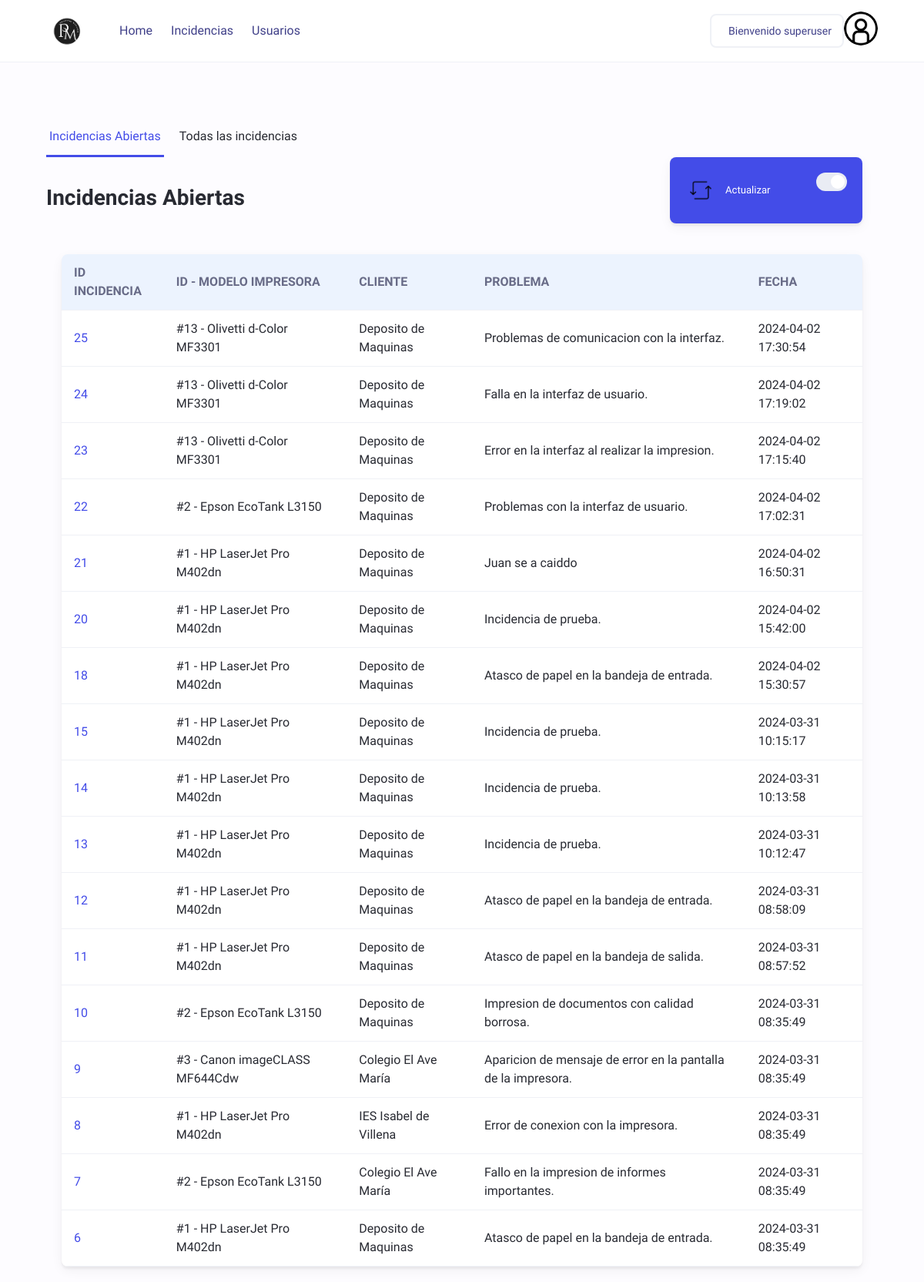
/web_proyecto/php/admin/IncidenciasAbiertas.php (signed in), run on the app's committed database.
### tables this page shows
CREATE TABLE `Incidencias` (
  `id_incidencia` int(11) NOT NULL AUTO_INCREMENT,
  `id_impresora` int(11) DEFAULT NULL,
  `id_cliente` int(11) DEFAULT NULL,
  `id_usuario` int(11) DEFAULT NULL,
  `descripcion` text DEFAULT NULL,
  `f_creacion` timestamp NOT NULL DEFAULT current_timestamp(),
  `estado` tinyint(1) DEFAULT 0,
  `contacto` varchar(100) DEFAULT NULL,
  `impreso` tinyint(1) DEFAULT 0,
  PRIMARY KEY (`id_incidencia`),
  KEY `id_impresora` (`id_impresora`),
  KEY `id_cliente` (`id_cliente`),
  KEY `id_usuario` (`id_usuario`),
  CONSTRAINT `Incidencias_ibfk_1` FOREIGN KEY (`id_impresora`) REFERENCES `Impresoras` (`id_impresora`),
  CONSTRAINT `Incidencias_ibfk_2` FOREIGN KEY (`id_cliente`) REFERENCES `Clientes` (`id_cliente`),
  CONSTRAINT `Incidencias_ibfk_3` FOREIGN KEY (`id_usuario`) REFERENCES `Usuarios` (`id_usuario`)
);

CREATE TABLE `Impresoras` (
  `id_impresora` int(11) NOT NULL AUTO_INCREMENT,
  `id_cliente` int(11) DEFAULT 1,
  `modelo` varchar(100) DEFAULT NULL,
  `numero_serie` varchar(50) DEFAULT NULL,
  `f_creacion` datetime DEFAULT current_timestamp(),
  `ubicacion` varchar(255) DEFAULT NULL,
  `ult_mant` date DEFAULT NULL,
  `p_color` int(11) DEFAULT 0,
  `p_bn` int(11) DEFAULT 0,
  `color` tinyint(1) DEFAULT NULL,
  `observaciones` varchar(255) DEFAULT NULL,
  PRIMARY KEY (`id_impresora`),
  KEY `id_cliente` (`id_cliente`),
  CONSTRAINT `Impresoras_ibfk_1` FOREIGN KEY (`id_cliente`) REFERENCES `Clientes` (`id_cliente`)
);

CREATE TABLE `Clientes` (
  `id_cliente` int(11) NOT NULL AUTO_INCREMENT,
  `nombre` varchar(100) NOT NULL,
  `poblacion` varchar(100) DEFAULT NULL,
  `direccion` varchar(255) DEFAULT NULL,
  `telefono` varchar(20) DEFAULT NULL,
  `email` varchar(100) DEFAULT NULL,
  `f_registro` datetime DEFAULT current_timestamp(),
  `comentarios` text DEFAULT NULL,
  PRIMARY KEY (`id_cliente`),
  UNIQUE KEY `nombre` (`nombre`)
);

### web_proyecto/php/admin/IncidenciasAbiertas.php (the view, shortened to what this page needs)
<!DOCTYPE html>
<html lang="es">
<head>
    <link rel="stylesheet" href="styles.css">
</head>
<body>
    <header class="header">
        <div class="header-content responsive-wrapper">
            <div class="header-logo">
                <a href="#">
                    <div>
                        <img src="../img/Logo.png" class="logo-img" />
                    </div>
                </a>
            </div>
            <div class="header-navigation">
                <nav class="header-navigation-links">
                    <a href="index.php"> Home </a>
                    <a href="IncidenciasAbiertas.php"> Incidencias </a>
                    <?php
                    if ($_SESSION['idRol'] != 3) {
                        echo '<a href="Usuarios.php"> Usuarios </a>';
                    }
                    ?>
                </nav>
                <div class="header-navigation-actions">
                    <a class="button">
                        <p>Bienvenido <?php echo $_SESSION['nombreUsuario'] ?></p>
                    </a>
                    <div class="dropdown">
                        <a href="#" class="avatar">
                            <img src="../img/IconoInicioSesion.png" alt="" />
                        </a>
                    </div>
                </div>
            </div>
        </div>
    </header>
    <main class="main">
        <div class="responsive-wrapper">
            <div class="horizontal-tabs">
                <a href="IncidenciasAbiertas.php" class="active">Incidencias Abiertas</a>
                <a href="Incidencias.php">Todas las incidencias</a>
            </div>
        </div>
        <div class="responsive-wrapper">
            <div class="main-header">
                <h1>Incidencias Abiertas</h1>
                <article class="card derecha">
                    <div class="card-header">
                        <div>
                            <span><img src="../img/actualizar.png" /></span>
                            <h3>Actualizar</h3>
                        </div>
                        <label class="toggle">
                            <span></span>
                        </label>
                    </div>
                </article>
            </div>
            <div class="container">
                <table>
                    <thead>
                        <tr>
                            <th>Id incidencia</th>
                            <th>id - modelo Impresora</th>
                            <th>Cliente</th>
                            <th>Problema</th>
                            <th>Fecha</th>
                        </tr>
                    </thead>
                    <tbody>
                        <?php
                        require_once ('../config/config_bd.php');
                        $InicidenciasAbiertas = "SELECT Incidencias.id_incidencia, Incidencias.id_impresora, Impresoras.modelo, Clientes.nombre, Incidencias.descripcion, Incidencias.f_creacion, Incidencias.contacto
                            FROM Incidencias
                            JOIN Clientes ON Incidencias.id_cliente = Clientes.id_cliente
                            JOIN Impresoras ON Incidencias.id_impresora = Impresoras.id_impresora
                            WHERE Incidencias.estado = 0
                            ORDER BY Incidencias.id_incidencia DESC";
                        $rs = $conn->query($InicidenciasAbiertas);
                        foreach ($rs as $row) {
                            echo "<tr>";
                            echo "<td><a class='link-detalles' href='IncidenciaDetallada.php?id=" . $row["id_incidencia"] . "' target='_blank'>" . $row["id_incidencia"] . "</a></td>";
                            echo "<td>#" . $row["id_impresora"] . " - " . $row["modelo"] . "</td>";
                            echo "<td>" . $row["nombre"] . "</td>";
                            echo "<td>" . $row["descripcion"] . "</td>";
                            echo "<td>" . $row["f_creacion"] . "</td>";
                            echo "</tr>";
                        }
                        ?>
                    </tbody>
                </table>
            </div>
        </div>
    </main>
</body>
</html>

### web_proyecto/php/admin/styles.css (style rules this page uses)
:root { --c-text-primary: #282a32; --c-text-secondary: #686b87; --c-text-action: #404089; --c-accent-primary: #434ce8; --c-border-primary: #eff1f6; --c-background-primary: #ffffff; --c-background-secondary: #fdfcff; --c-background-tertiary: #ecf3fe; --c-background-quaternary: #e9ecf4; }
body { line-height: 1.5; min-height: 100vh; font-family: "Be Vietnam Pro", sans-serif; background-color: var(--c-background-secondary); color: var(--c-text-primary); }
img { display: block; max-width: 100%; }
.responsive-wrapper { width: 90%; max-width: 1280px; margin-left: auto; margin-right: auto; }
.header { display: flex; align-items: center; height: 80px; border-bottom: 1px solid var(--c-border-primary); background-color: var(--c-background-primary); }
.avatar { display: inline-flex; align-items: center; justify-content: center; width: 44px; height: 44px; border-radius: 50%; overflow: hidden; }
.main { padding-top: 3rem; }
.card { background-color: var(--c-background-primary); box-shadow: 0 3px 3px 0 rgba(#000, 0.05), 0 5px 15px 0 rgba(#000, 0.05); border-radius: 8px; overflow: hidden; display: flex; flex-direction: column; }
body { font-family: "Be Vietnam Pro", sans-serif; color: var(--c-text-primary); background-color: var(--c-background-secondary); margin: 0; padding: 0; }
.container { max-width: 100%; margin: 0 auto; padding: 20px; }
table { width: 100%; border-collapse: collapse; border-radius: 8px; overflow: hidden; box-shadow: 0 3px 3px 0 rgba(0, 0, 0, 0.05), 0 5px 15px 0 rgba(0, 0, 0, 0.05); background-color: var(--c-background-primary); }
th, td { padding: 12px 16px; text-align: left; border-bottom: 1px solid var(--c-border-primary); }
th { background-color: var(--c-background-tertiary); color: var(--c-text-secondary); font-weight: 600; text-transform: uppercase; }
.link-detalles { color: var(--c-accent-primary); text-decoration: none; transition: color 0.3s ease; }
.logo-img { width: 55px; height: auto; }
.dropdown { position: relative; display: inline-block; }
label { display: block; margin-bottom: 5px; }
.card { background-color: var(--c-background-primary); border-radius: 8px; box-shadow: 0 3px 3px 0 rgba(0, 0, 0, 0.05), 0 5px 15px 0 rgba(0, 0, 0, 0.05); overflow: hidden; }

### data on the page
incidencias: id_incidencia "25", id_impresora "13", id_impresora.modelo "Olivetti d-Color MF3301", id_cliente.nombre "Deposito de Maquinas", descripcion "Problemas de comunicacion con la interfaz.", f_creacion "2024-04-02 17:30:54"
incidencias: id_incidencia "24", id_impresora "13", id_impresora.modelo "Olivetti d-Color MF3301", id_cliente.nombre "Deposito de Maquinas", descripcion "Falla en la interfaz de usuario.", f_creacion "2024-04-02 17:19:02"
incidencias: id_incidencia "23", id_impresora "13", id_impresora.modelo "Olivetti d-Color MF3301", id_cliente.nombre "Deposito de Maquinas", descripcion "Error en la interfaz al realizar la impresion.", f_creacion "2024-04-02 17:15:40"
incidencias: id_incidencia "22", id_impresora "2", id_impresora.modelo "Epson EcoTank L3150", id_cliente.nombre "Deposito de Maquinas", descripcion "Problemas con la interfaz de usuario.", f_creacion "2024-04-02 17:02:31"
incidencias: id_incidencia "21", id_impresora "1", id_impresora.modelo "HP LaserJet Pro M402dn", id_cliente.nombre "Deposito de Maquinas", descripcion "Juan se a caiddo", f_creacion "2024-04-02 16:50:31"
incidencias: id_incidencia "20", id_impresora "1", id_impresora.modelo "HP LaserJet Pro M402dn", id_cliente.nombre "Deposito de Maquinas", descripcion "Incidencia de prueba.", f_creacion "2024-04-02 15:42:00"
incidencias: id_incidencia "18", id_impresora "1", id_impresora.modelo "HP LaserJet Pro M402dn", id_cliente.nombre "Deposito de Maquinas", descripcion "Atasco de papel en la bandeja de entrada.", f_creacion "2024-04-02 15:30:57"
incidencias: id_incidencia "15", id_impresora "1", id_impresora.modelo "HP LaserJet Pro M402dn", id_cliente.nombre "Deposito de Maquinas", descripcion "Incidencia de prueba.", f_creacion "2024-03-31 10:15:17"
incidencias: id_incidencia "14", id_impresora "1", id_impresora.modelo "HP LaserJet Pro M402dn", id_cliente.nombre "Deposito de Maquinas", descripcion "Incidencia de prueba.", f_creacion "2024-03-31 10:13:58"
incidencias: id_incidencia "13", id_impresora "1", id_impresora.modelo "HP LaserJet Pro M402dn", id_cliente.nombre "Deposito de Maquinas", descripcion "Incidencia de prueba.", f_creacion "2024-03-31 10:12:47"
incidencias: id_incidencia "12", id_impresora "1", id_impresora.modelo "HP LaserJet Pro M402dn", id_cliente.nombre "Deposito de Maquinas", descripcion "Atasco de papel en la bandeja de entrada.", f_creacion "2024-03-31 08:58:09"
incidencias: id_incidencia "11", id_impresora "1", id_impresora.modelo "HP LaserJet Pro M402dn", id_cliente.nombre "Deposito de Maquinas", descripcion "Atasco de papel en la bandeja de salida.", f_creacion "2024-03-31 08:57:52"
incidencias: id_incidencia "10", id_impresora "2", id_impresora.modelo "Epson EcoTank L3150", id_cliente.nombre "Deposito de Maquinas", descripcion "Impresion de documentos con calidad borrosa.", f_creacion "2024-03-31 08:35:49"
incidencias: id_incidencia "9", id_impresora "3", id_impresora.modelo "Canon imageCLASS MF644Cdw", id_cliente.nombre "Colegio El Ave María", descripcion "Aparicion de mensaje de error en la pantalla de la impresora.", f_creacion "2024-03-31 08:35:49"
incidencias: id_incidencia "8", id_impresora "1", id_impresora.modelo "HP LaserJet Pro M402dn", id_cliente.nombre "IES Isabel de Villena", descripcion "Error de conexion con la impresora.", f_creacion "2024-03-31 08:35:49"
incidencias: id_incidencia "7", id_impresora "2", id_impresora.modelo "Epson EcoTank L3150", id_cliente.nombre "Colegio El Ave María", descripcion "Fallo en la impresion de informes importantes.", f_creacion "2024-03-31 08:35:49"
incidencias: id_incidencia "6", id_impresora "1", id_impresora.modelo "HP LaserJet Pro M402dn", id_cliente.nombre "Deposito de Maquinas", descripcion "Atasco de papel en la bandeja de entrada.", f_creacion "2024-03-31 08:35:49"

### other printed values
$_SESSION['nombreUsuario'] "superuser"
